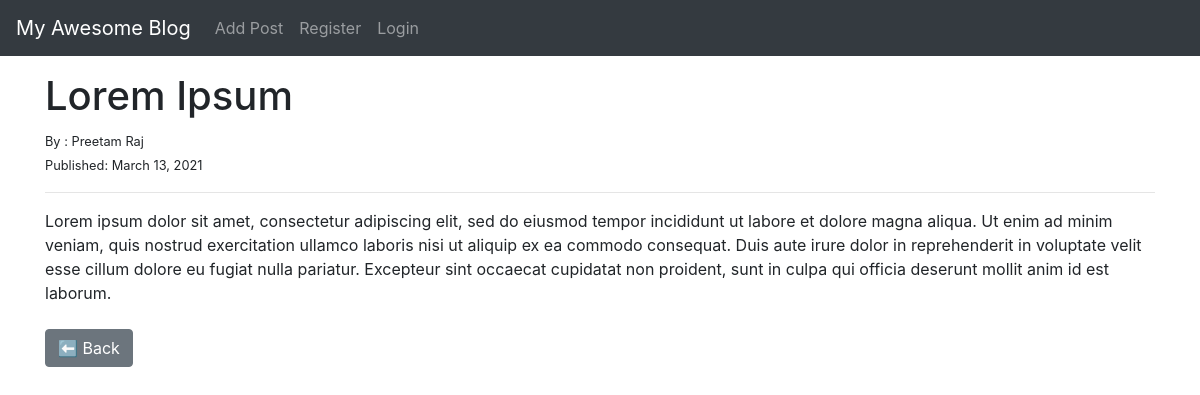
Page /post/7 on the committed database.
### theblog/models.py (models this page shows, shortened)
class Post(models.Model):
    title = models.CharField(max_length=255)
    author = models.ForeignKey(User, on_delete=models.CASCADE)
    body = models.TextField()
    post_date = models.DateField(auto_now_add=True)

### theblog/views.py (the view)
# urls.py: path('post/<int:pk>', post_detail_view, name='post-detail'),
def post_detail_view(request, pk):
    post = Post.objects.get(id=pk)
    context = {'post': post}
    return render(request, 'post_detail.html', context)

### theblog/templates/post_detail.html (shortened to what this page needs)
{% extends 'base.html' %}
{% block content %}
<h1>{{post.title}}</h1>
<small>By : {{post.author.first_name}} {{post.author.last_name}}</small><br>
<small>Published: {{post.post_date}}</small>
<br>
<hr>
{{post.body}}
<br> <br>
<a href="{% url 'home' %}"><button class="btn btn-secondary">⬅ Back</button></a>
{% endblock %}

### rows in the picture
Post: title "Lorem Ipsum", author.first_name "Preetam", author.last_name "Raj", post_date "March 13, 2021", body "Lorem ipsum dolor sit amet, consectetur adipiscing elit, sed do eiusmod tempor incididunt ut labore et dolore magna aliqua. Ut enim ad minim veniam, quis nostrud exercitation ullamco laboris nisi ut aliquip ex ea commodo consequat. Duis aute irure dolor in reprehenderit in voluptate velit esse cillum dolore eu fugiat nulla pariatur. Excepteur sint occaecat cupidatat non proident, sunt in culpa qui officia deserunt mollit anim id est laborum."
